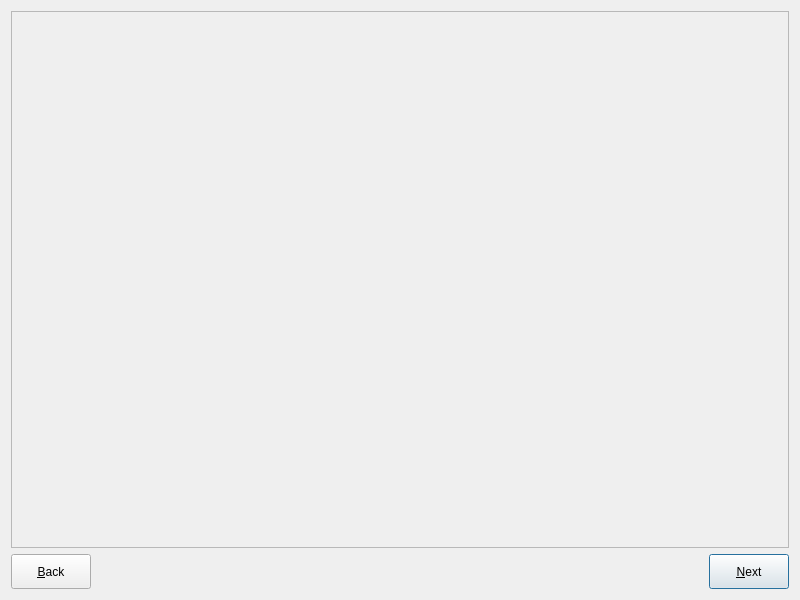
<?xml version="1.0" encoding="UTF-8"?>
<ui version="4.0">
 <class>QuestionEditorPage</class>
 <widget class="QWidget" name="QuestionEditorPage">
  <property name="geometry">
   <rect>
    <x>0</x>
    <y>0</y>
    <width>800</width>
    <height>600</height>
   </rect>
  </property>
  <property name="windowTitle">
   <string>Question Editor</string>
  </property>
  <layout class="QVBoxLayout" name="verticalLayout">
   <item>
    <widget class="QScrollArea" name="scrollArea">
     <property name="widgetResizable">
      <bool>true</bool>
     </property>
     <widget class="QWidget" name="scrollAreaWidgetContents">
      <property name="geometry">
       <rect>
        <x>0</x>
        <y>0</y>
        <width>780</width>
        <height>500</height>
       </rect>
      </property>
      <layout class="QVBoxLayout" name="sectionsLayout">
       <property name="spacing">
        <number>15</number>
       </property>
       <property name="leftMargin">
        <number>10</number>
       </property>
       <property name="topMargin">
        <number>10</number>
       </property>
       <property name="rightMargin">
        <number>10</number>
       </property>
       <property name="bottomMargin">
        <number>10</number>
       </property>
      </layout>
     </widget>
    </widget>
   </item>
   <item>
    <layout class="QHBoxLayout" name="buttonLayout">
     <item>
      <widget class="QPushButton" name="backButton">
       <property name="text">
        <string>&amp;Back</string>
       </property>
       <property name="minimumSize">
        <size>
         <width>0</width>
         <height>35</height>
        </size>
       </property>
      </widget>
     </item>
     <item>
      <spacer name="horizontalSpacer">
       <property name="orientation">
        <enum>Qt::Horizontal</enum>
       </property>
       <property name="sizeHint" stdset="0">
        <size>
         <width>40</width>
         <height>20</height>
        </size>
       </property>
      </spacer>
     </item>
     <item>
      <widget class="QPushButton" name="nextButton">
       <property name="text">
        <string>&amp;Next</string>
       </property>
       <property name="minimumSize">
        <size>
         <width>0</width>
         <height>35</height>
        </size>
       </property>
       <property name="default">
        <bool>true</bool>
       </property>
      </widget>
     </item>
    </layout>
   </item>
  </layout>
 </widget>
 <resources/>
 <connections/>
</ui>
